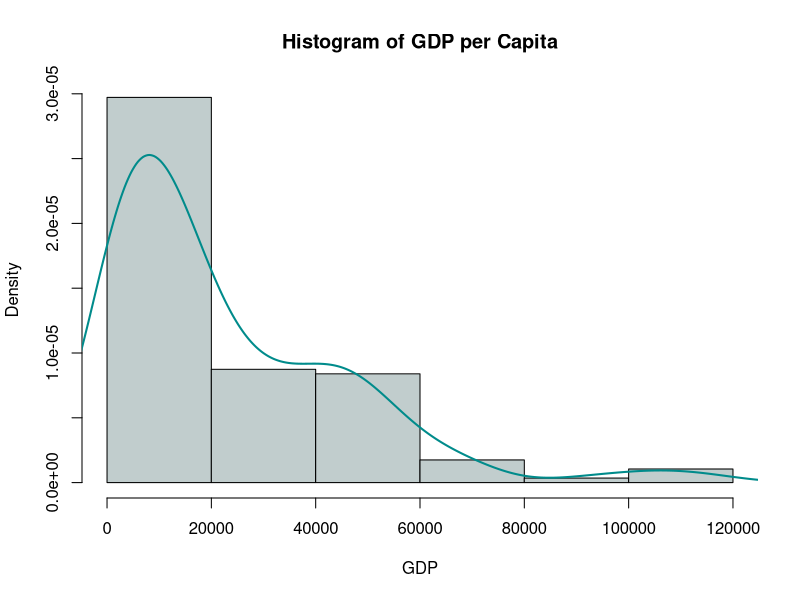
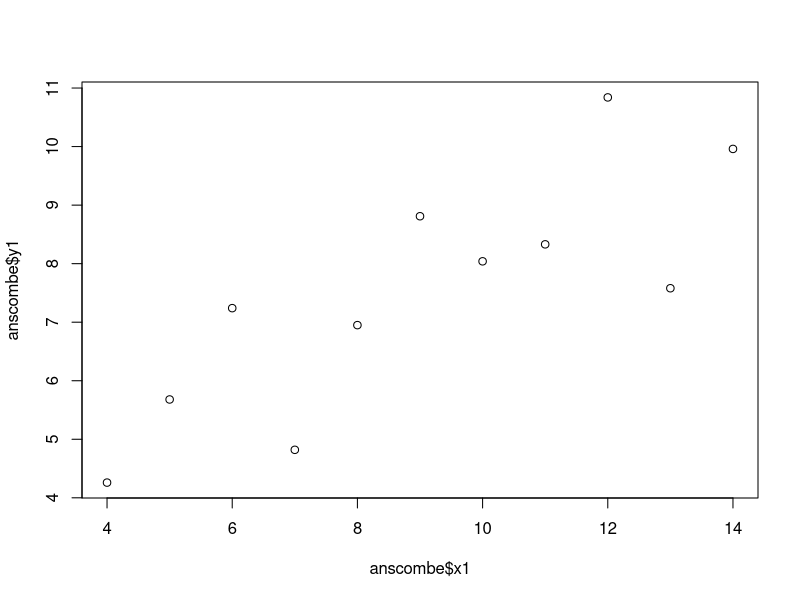
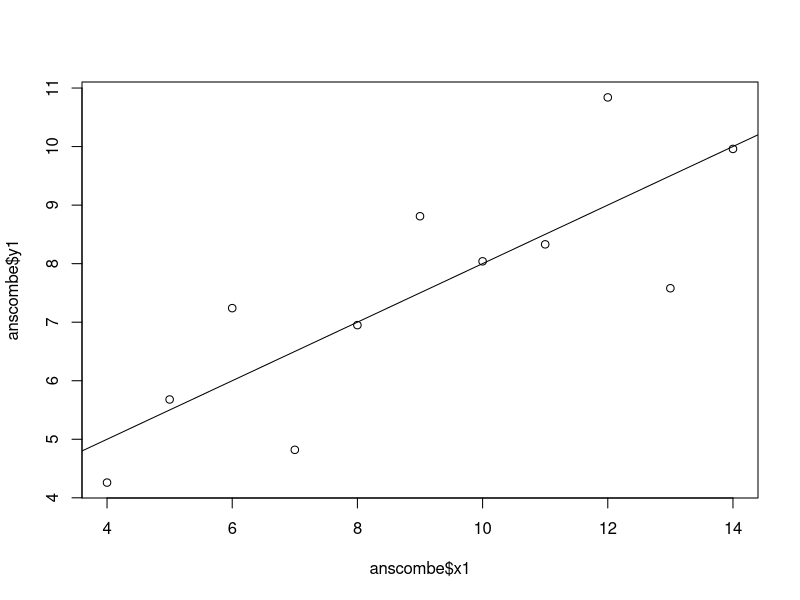
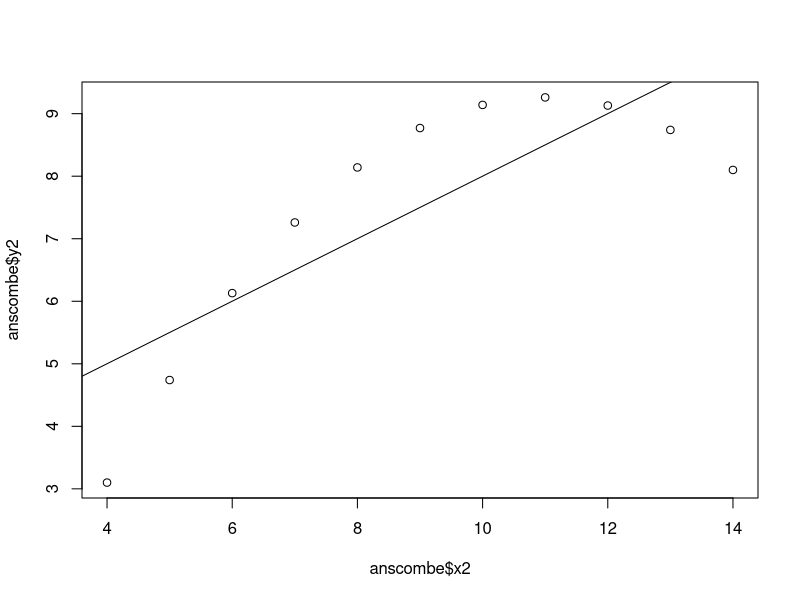
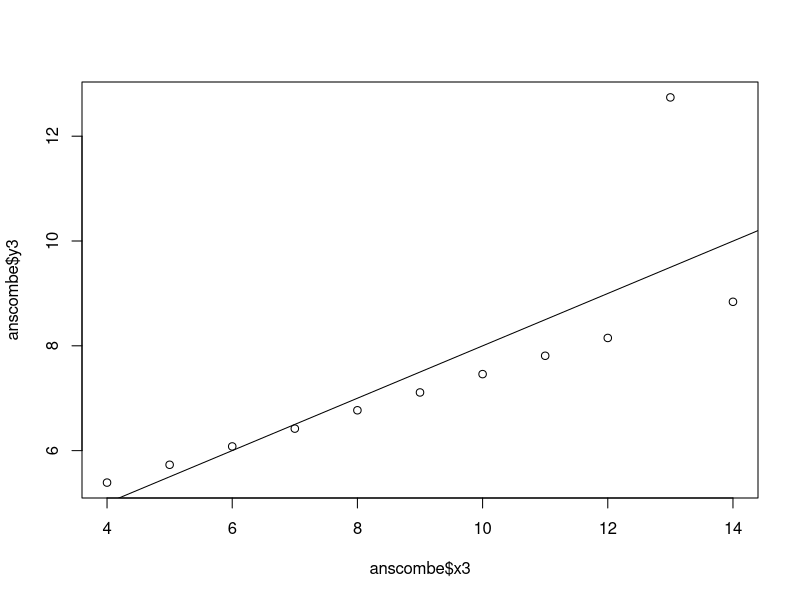
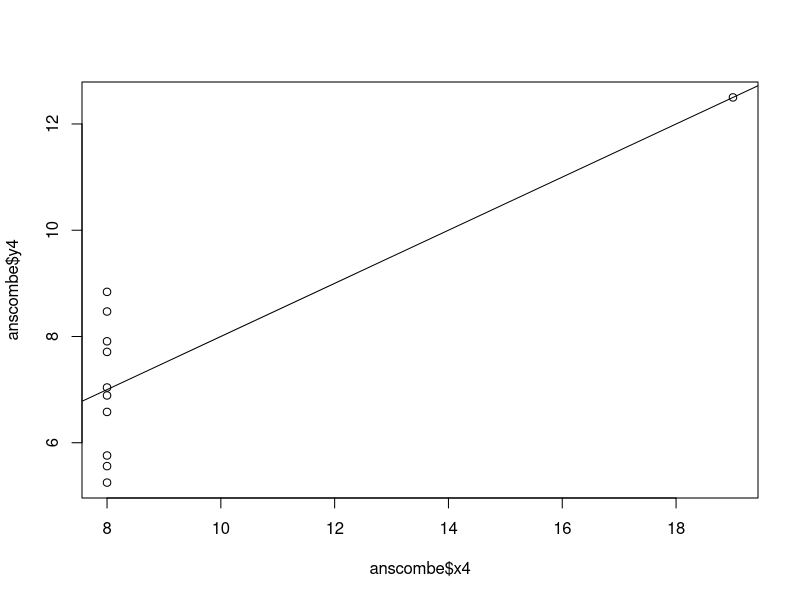
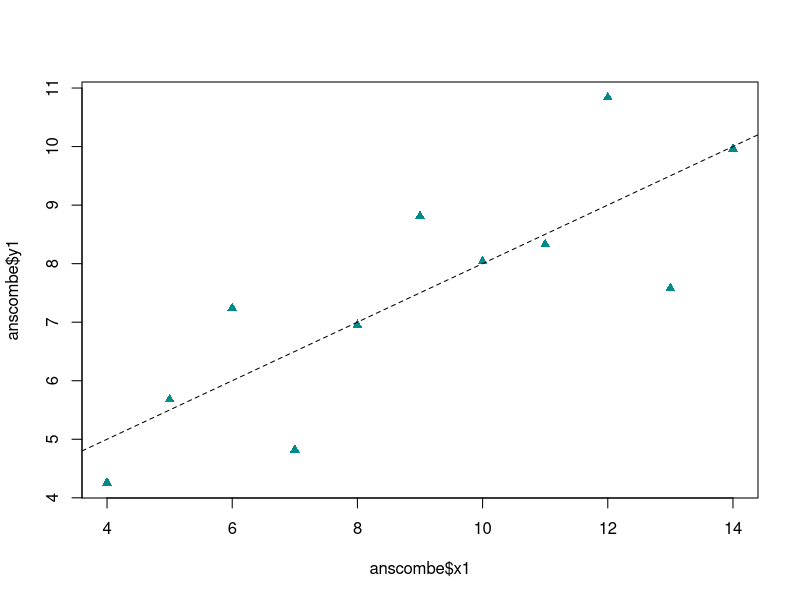
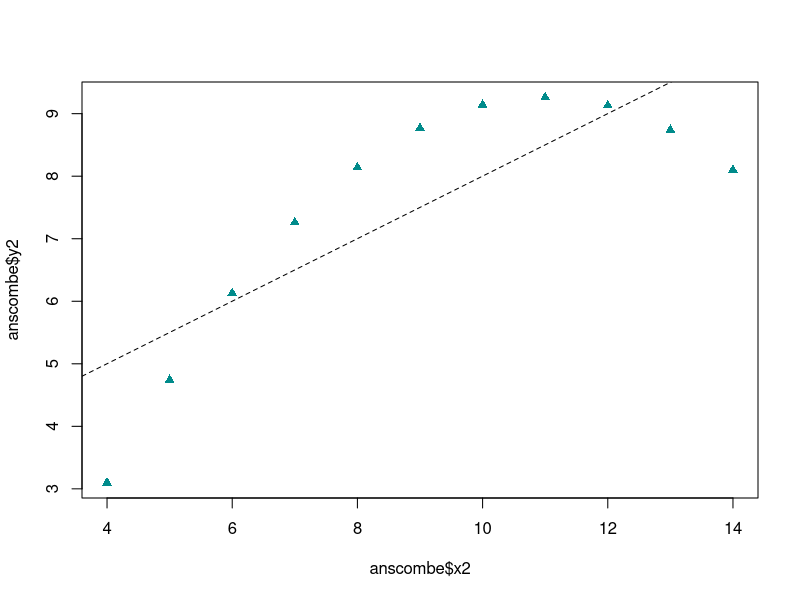

The R source for these figures, in order:
## ---- chunk 1
library(readxl)
df <- read_excel('myHPI.xlsx') # import data
df <- na.omit(df) # remove na's

hist_density <- density(df$GDP) # create density line
hist(df$GDP, # histogram function
     breaks = 7, # 7 sections
     freq = FALSE, # use density instead of frequency
     col = 'azure3', 
     main = 'Histogram of GDP per Capita',
     xlab = 'GDP'
     )
lines(hist_density, # add density line on top of the histogram
      col = 'cyan4',
      lwd = 2)
## ---- chunk 2
data(anscombe)  # Load Anscombe's data
summary(anscombe)

## Simple version
plot(anscombe$x1,anscombe$y1)
summary(anscombe)

# Create four model objects
lm1 <- lm(y1 ~ x1, data=anscombe)
summary(lm1)
lm2 <- lm(y2 ~ x2, data=anscombe)
summary(lm2)
lm3 <- lm(y3 ~ x3, data=anscombe)
summary(lm3)
lm4 <- lm(y4 ~ x4, data=anscombe)
summary(lm4)
## ---- chunk 3
# Default Plots
plot(anscombe$x1,anscombe$y1)
abline(coefficients(lm1))
plot(anscombe$x2,anscombe$y2)
abline(coefficients(lm2))
plot(anscombe$x3,anscombe$y3)
abline(coefficients(lm3))
plot(anscombe$x4,anscombe$y4)
abline(coefficients(lm4))

# New Plots With Dashed Lines and Triangle Plotting Characters
plot(anscombe$x1, 
     anscombe$y1,
     col = "cyan4",
     pch = 17
     )
abline(coefficients(lm1), lty = 2)
plot(anscombe$x2, 
     anscombe$y2,
     col = "cyan4",
     pch = 17
     )
abline(coefficients(lm2), lty = 2)
plot(anscombe$x3, 
     anscombe$y3,
     col = "cyan4",
     pch = 17
     )
abline(coefficients(lm3), lty = 2)
plot(anscombe$x4, 
     anscombe$y4,
     col = "cyan4",
     pch = 17
     )
abline(coefficients(lm4), lty = 2)
